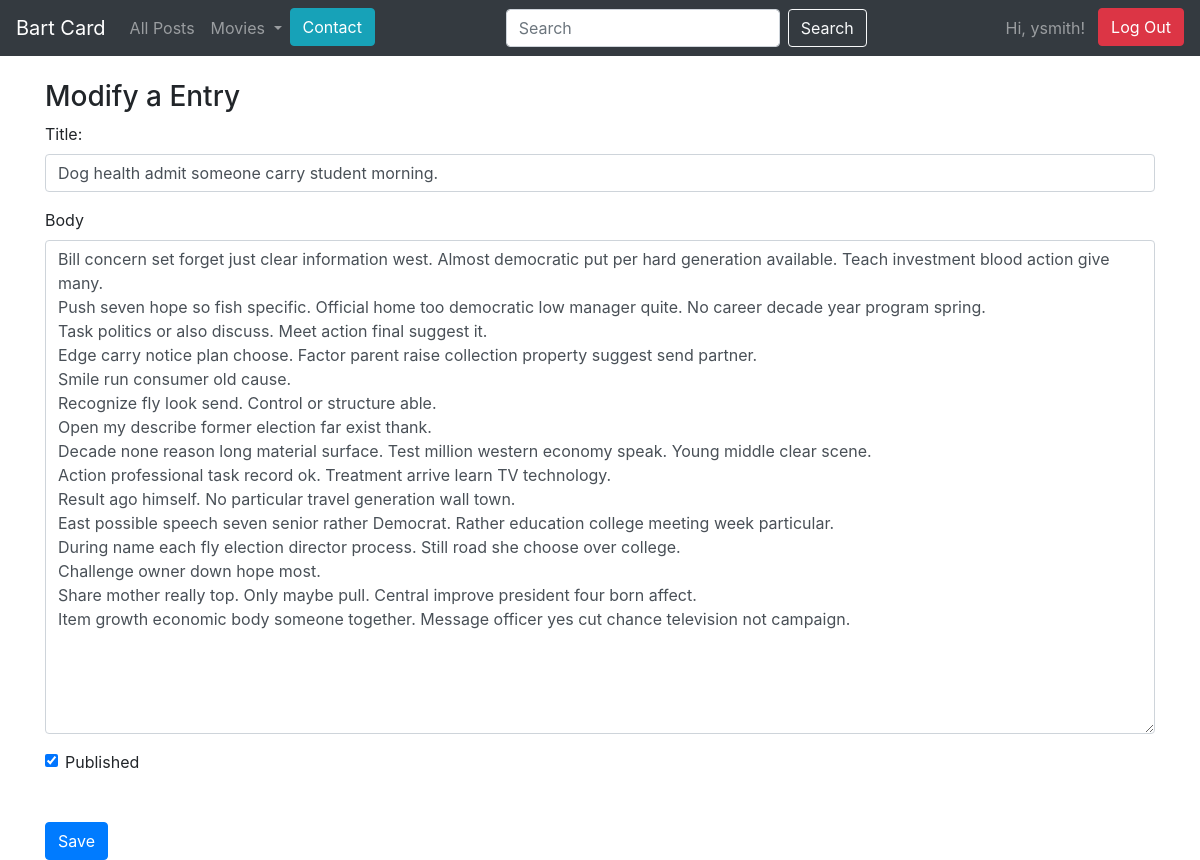
The app's page /edit_post/18 (signed in) with its own data.
### blog/models.py (models this page shows)
class Account(db.Model):
    id = db.Column(db.Integer, primary_key=True)  # Identyfikator konta
    username = db.Column(db.String(100), unique=True, nullable=False)  # Nazwa użytkownika
    password = db.Column(db.String(100), nullable=False)  # Hasło użytkownika
    comments = db.relationship('Comment', backref='account', lazy=True)  # Relacja jeden do wielu z komentarzami

class Entry(db.Model):
    id = db.Column(db.Integer, primary_key=True)  # Identyfikator wpisu
    title = db.Column(db.String(80), nullable=False)  # Tytuł wpisu
    body = db.Column(db.Text, nullable=False)  # Treść wpisu
    pub_date = db.Column(db.DateTime, nullable=False,
                         default=datetime.datetime.utcnow)  # Data publikacji
    is_published = db.Column(db.Boolean, default=False)  # Czy wpis jest opublikowany
    comments = db.relationship('Comment', backref='entry', lazy=True)  # Relacja z komentarzami

### blog/routes.py (the view)
@app.route('/edit_post/<int:entry_id>', methods=["GET", "POST"])
@login_required
def edit_entry(entry_id):
    return manage_entry(entry_id, action='Modify a Entry')

### blog/forms.py
class EntryForm(FlaskForm):
    title = StringField('Title', validators=[DataRequired()])  # Pole do wprowadzania tytułu, wymagane
    body = TextAreaField('Content', validators=[DataRequired()])  # Pole do wprowadzania treści, wymagane
    is_published = BooleanField('Is Published?')  # Pole wyboru, czy wpis jest opublikowany

### blog/routes.py (called while the page is built)
def show_username():
    user_id = session.get('user_id')
    current_user = Account.query.get(user_id)
    return current_user

def get_list_types():
    return LIST_TYPES

@app.context_processor
def inject_list_types():
    return dict(list_types=get_list_types())

@app.context_processor
def utility_processor():
    def tmdb_image_url(path, size):
        return tmdb_client.get_poster_url(path, size)
    return {'tmdb_image_url': tmdb_image_url}

def login_required(view_func):
    @functools.wraps(view_func)
    def check_permissions(*args,**kwargs):
        if session.get('logged_in'):
            return view_func(*args, **kwargs)
        return redirect(url_for('login_page', next=request.path))
    return check_permissions

def manage_entry(entry_id, action):
    current_user = show_username()
    entry = None
    if entry_id:
        entry = Entry.query.get_or_404(entry_id)
    form = EntryForm(obj=entry)
    errors = None
    if form.validate_on_submit():
        if not entry:
            entry = Entry()
        form.populate_obj(entry)
        db.session.add(entry)
        db.session.commit()
        flash("Successfully Entry Added" if not entry_id else "Successfully Entry Modified", category="success")
        return redirect(url_for('index'))
    else:
        errors = form.errors
    return render_template('entry_form.html',current_user=current_user, form=form, errors=errors, action=action)

### blog/templates/entry_form.html (shortened to what this page needs)
{% extends 'base.html' %}
{% block content %}
<h3>
    {{action}}
</h3>
<form action="" method="post">
    <div class="form-group">
        <label for="title">Title:</label>
        {{form.title(class_='form-control')}}
    </div>
    <div class="form-group">
        <label for="body">Body</label>
        {{form.body(class_='form-control', cols='100', rows='20')}}
    </div>
    <div class="form-check">
        {{form.is_published(class_='form-check-input')}}
        <label for="is_published" class="form-check-label">Published</label>
    </div>
    <button type="submit" class="btn btn-primary mt-5">Save</button>
</form>
{% endblock content %}

### blog/templates/base.html (shortened to what this page needs)
<!doctype html>
<html lang="en">
<head>
 <link rel="stylesheet" href="https://stackpath.bootstrapcdn.com/bootstrap/4.5.0/css/bootstrap.min.css"
>
</head>
<body>
  <body>
    <nav class="navbar navbar-expand-md navbar-dark bg-dark fixed-top">
      <a class="navbar-brand" href="{{ url_for('index') }}">Bart Card</a>
      <div class="collapse navbar-collapse" id="navbarsExampleDefault">
          <ul class="navbar-nav mr-auto">
              <li class="nav-item">
                  <a class="nav-link" href="{{ url_for('post_all') }}">All Posts</a>
              </li>
              <li class="nav-item dropdown">
                <a class="nav-link dropdown-toggle" href="#" id="navbarDropdown" role="button" data-toggle="dropdown" aria-haspopup="true" aria-expanded="false">
                  Movies
                </a>
              </li>
              <li class="nav-item">
                <a class="btn btn-info " href="{{url_for('contact')}}" role="button">Contact</a>
              </li>
          </ul>
            <form class="form-inline" action="/search_results" method="GET">
              <input class="form-control mr-sm-2" type="text" value="{% if query %}{{ query }}{% endif %}" placeholder="Search" aria-label="Search" name="search_bar">
              <button button class="btn btn-outline-light" type="submit">Search</button>
          </form>
          <ul class="navbar-nav ml-auto">
            {% if session.logged_in %}
                {% if current_user %}
                    <li class="nav-item ml-auto" style="margin-right: 5px;">
                        <span class="nav-link ml-auto">
                            Hi, {{ current_user.username }}!
                        </span>
                    </li>
                {% endif %}
                <li class="nav-item ml-auto">
                    <form class="form-inline my-2 my-lg-0" action="{{ url_for('logout') }}" method="POST">
                        <button class="btn btn-danger my-2 my-sm-0" type="submit">Log Out</button>
                    </form>
                </li>
            {% else %}
                <li class="nav-item ml-auto">
                    <a class="btn btn-success my-2 my-lg-0" href="{{ url_for('login_page') }}">Login</a>
                </li>
            {% endif %}
        </ul>
      </div>
    </nav>
 <main role="main" class="container">
   {% block content %}
   {% endblock %}
 </main>
</html>

### blog/templates/entry_form.html (style rules this page uses)
h3 { margin-top: 80px; }

### records on screen
Account: username "ysmith"
Entry: title "Dog health admit someone carry student morning.", body "Bill concern set forget just clear information west. Almost democratic put per hard generation available. Teach investment blood action give many. Push seven hope so fish specific. Official home too democratic low manager quite. No career decade year program spring. Task politics or also discuss. Meet action final suggest it. Edge carry notice plan choose. Factor parent raise collection property suggest send partner. Smile run consumer old cause. Recognize fly look send. Control or structure able. Open my describe former election far exist thank. Decade none reason long material surface. Test million western economy speak. Young middle clear scene. Action professional task record ok.…", is_published "☑"

### other values on screen
{{ action }} "Modify a Entry"
